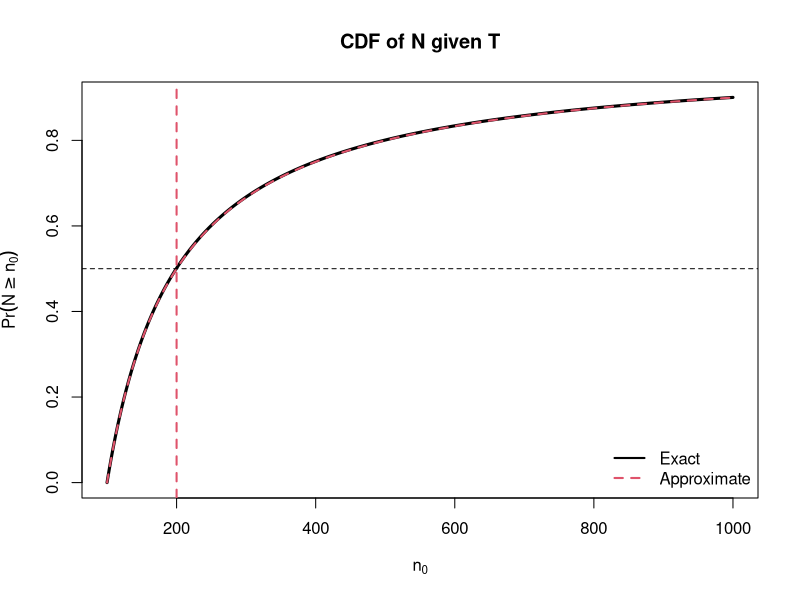

Reproduce this figure in R.
## See Bayesian Choice, pg. 181
posterior_ccdf <- function(n0, m){
  if(n0 < 1 || m < 1 || n0 <  m) stop("Something is wrong, check your parameters")
  require(VGAM)
  lnum <- log(VGAM::zeta(x = 2, shift = n0))
  ldenom <- log(VGAM::zeta(x = 2, shift = m))
  return(exp(lnum - ldenom))  
}
posterior_ccdf <- Vectorize(posterior_ccdf)
approximate_posterior_ccdf <- function(n0, m){
  m/n0
}
approximate_posterior_ccdf <- Vectorize(approximate_posterior_ccdf)

obs.tram.number <- 100

k <- 10

N0s <- obs.tram.number:(k*obs.tram.number)

ps <- posterior_ccdf(n0 = N0s, m = obs.tram.number)
app.ps <- approximate_posterior_ccdf(n0 = N0s, m = obs.tram.number)

plot(N0s, 1-ps, type = "l", lwd = 3, 
     main = "CDF of N given T",
     xlab = expression(n[0]), ylab = expression(Pr(N >= n[0])))
lines(N0s, 1-app.ps, col = 2, lwd = 2, lty = 2)
legend(x="bottomright",
       legend = c("Exact", "Approximate"),
       col = 1:2, lty = 1:2, lwd = 2, bty = 'n')
abline(h = 1/2, lty = 2)
abline(v = 2*obs.tram.number, lwd = 2, col = 2, lty = 2)
